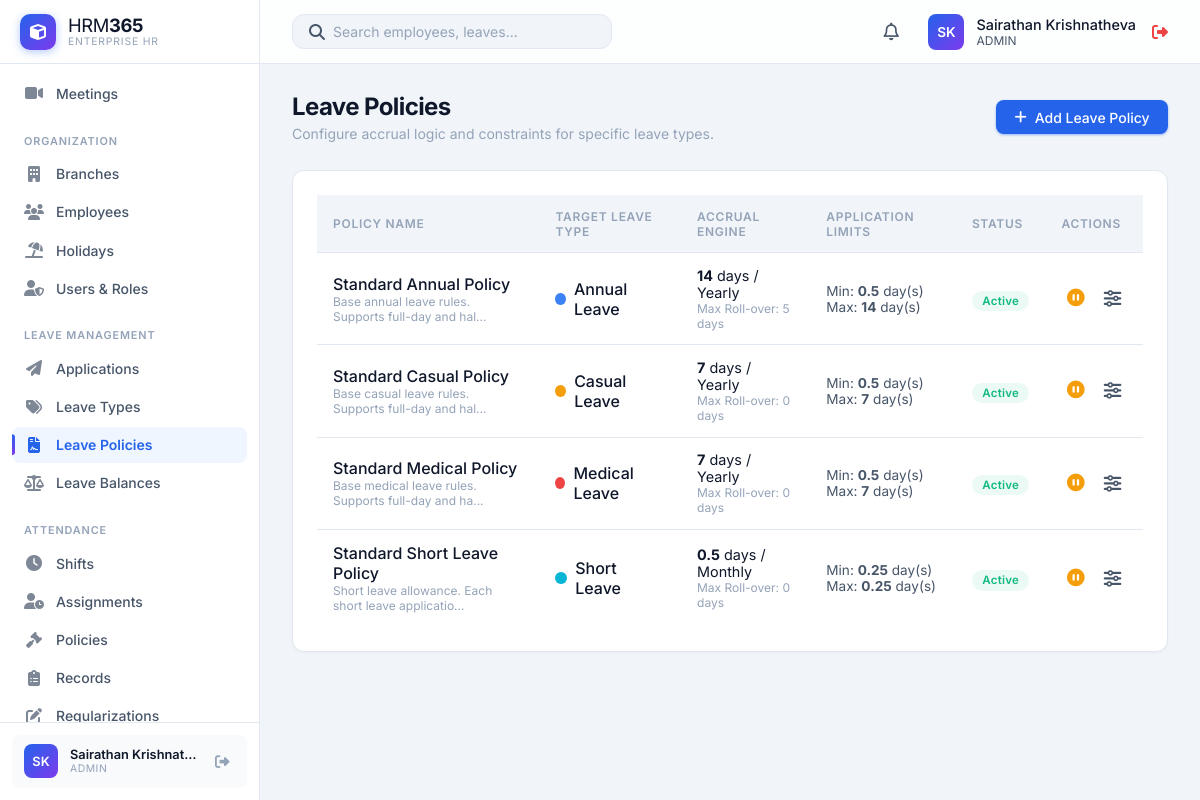
Page /HRM365/modules/leave_policies/index.php (signed in) on the committed database.
### tables this page shows
CREATE TABLE `users` (
  `id` int(11) NOT NULL,
  `username` varchar(50) NOT NULL,
  `password` varchar(255) NOT NULL,
  `full_name` varchar(100) DEFAULT NULL,
  `phone` varchar(30) DEFAULT NULL,
  `role` enum('admin','HR','manager','employee') DEFAULT 'employee',
  `status` enum('Active','Inactive') DEFAULT 'Active',
  `language` varchar(20) DEFAULT 'English',
  `department` varchar(50) DEFAULT NULL,
  `employee_id` int(11) DEFAULT NULL,
  `created_at` timestamp NOT NULL DEFAULT current_timestamp()
);

CREATE TABLE `leave_policies` (
  `id` int(11) NOT NULL,
  `name` varchar(100) NOT NULL,
  `description` text DEFAULT NULL,
  `leave_type_id` int(11) NOT NULL,
  `accrual_type` enum('Monthly','Quarterly','Yearly','Fixed allocation') NOT NULL,
  `accrual_rate` decimal(5,2) NOT NULL,
  `carry_forward_limit` int(11) DEFAULT 0,
  `min_days_per_application` decimal(5,2) DEFAULT 1.00,
  `max_days_per_application` decimal(5,2) DEFAULT 365.00,
  `status` enum('Active','Inactive') DEFAULT 'Active',
  `created_at` timestamp NOT NULL DEFAULT current_timestamp(),
  `updated_at` timestamp NOT NULL DEFAULT current_timestamp() ON UPDATE current_timestamp()
);

CREATE TABLE `leave_types` (
  `id` int(11) NOT NULL,
  `name` varchar(100) NOT NULL,
  `description` text DEFAULT NULL,
  `max_days_per_year` int(11) DEFAULT 0,
  `is_paid` tinyint(1) DEFAULT 1,
  `color` varchar(20) DEFAULT '#3b82f6',
  `status` enum('Active','Inactive') DEFAULT 'Active',
  `created_at` timestamp NOT NULL DEFAULT current_timestamp()
);

### HRM365/modules/leave_policies/index.php (the view, shortened to what the rows shown need)
<?php
require_once '../../includes/db.php';
require_once '../../includes/auth.php';
require_once '../../includes/leave_math.php';
$stmt = $pdo->query("
    SELECT p.*, t.name as leave_type_name, t.color
    FROM leave_policies p
    JOIN leave_types t ON p.leave_type_id = t.id
    ORDER BY p.name ASC
");
$policies = $stmt->fetchAll();
include '../../includes/header.php';
?>
<div class="page-header">
    <div>
        <h1 class="page-title">Leave Policies</h1>
    </div>
</div>
<div class="card">
    <div class="table-container">
        <table class="table">
            <thead>
                <tr>
                    <th>Policy Name</th>
                    <th>Target Leave Type</th>
                    <th>Accrual Engine</th>
                    <th>Application Limits</th>
                    <th>Status</th>
                    <th>Actions</th>
                </tr>
            </thead>
            <tbody>
                <?php foreach ($policies as $p): ?>
                <tr>
                    <td>
                        <div style="font-weight: 500; color: var(--text-primary);"><?php echo htmlspecialchars($p['name']); ?></div>
                        <div style="font-size: 0.75rem; color: var(--text-muted);"><?php echo htmlspecialchars(substr($p['description'], 0, 50)); ?>...</div>
                    </td>
                    <td>
                        <div style="display: flex; align-items: center; gap: 0.5rem;">
                            <div style="width: 12px; height: 12px; border-radius: 50%; background-color: <?php echo htmlspecialchars($p['color']); ?>;"></div>
                            <span style="font-weight: 500;"><?php echo htmlspecialchars($p['leave_type_name']); ?></span>
                        </div>
                    </td>
                    <td>
                        <div style="font-size: 0.9rem;"><strong><?php echo floatval($p['accrual_rate']); ?></strong> days / <?php echo htmlspecialchars($p['accrual_type']); ?></div>
                        <div style="font-size: 0.75rem; color: var(--text-muted);">Max Roll-over: <?php echo htmlspecialchars(format_leave_days(floatval($p['carry_forward_limit']))); ?> days</div>
                    </td>
                    <td>
                        <div style="font-size: 0.85rem; color: var(--text-secondary);">Min: <strong><?php echo htmlspecialchars(format_leave_days(floatval($p['min_days_per_application']))); ?></strong> day(s)</div>
                        <div style="font-size: 0.85rem; color: var(--text-secondary);">Max: <strong><?php echo htmlspecialchars(format_leave_days(floatval($p['max_days_per_application']))); ?></strong> day(s)</div>
                    </td>
                    <td>
                        <?php if ($p['status'] === 'Active'): ?>
                            <span class="status-badge status-active">Active</span>
                        <?php else: ?>
                            <span class="status-badge" style="background: var(--bg-hover); color: var(--text-muted);">Inactive</span>
                        <?php endif; ?>
                    </td>
                    <td>
                        <?php if (in_array($currentUser['role'], ['admin', 'HR'])): ?>
                            <div style="display: flex; gap: 0.5rem;">
                                <form action="toggle_status.php" method="POST" style="margin: 0;">
                                    <?php if ($p['status'] === 'Active'): ?>
                                        <button type="submit" class="action-btn" style="color: var(--accent-warning);" title="Deactivate Policy"><i class="fas fa-pause-circle"></i></button>
                                    <?php else: ?>
                                        <input type="hidden" name="status" value="Active">
                                        <button type="submit" class="action-btn" style="color: var(--accent-success);" title="Activate Policy"><i class="fas fa-play-circle"></i></button>
                                    <?php endif; ?>
                                </form>
                                <a href="edit.php?id=<?php echo $p['id']; ?>" class="action-btn" title="Edit Engine Rules"><i class="fas fa-sliders-h"></i></a>
                            </div>
                        <?php else: ?>
                            <span style="color: var(--text-muted); font-size: 0.8rem;">View only</span>
                        <?php endif; ?>
                    </td>
                </tr>
                <?php endforeach; ?>
            </tbody>
        </table>
    </div>
</div>
<?php include '../../includes/footer.php'; ?>

### HRM365/includes/header.php (shortened to what the rows shown need)
<?php
require_once __DIR__ . '/auth.php';
require_once __DIR__ . '/avatar.php';
$stylesheetPath = __DIR__ . '/../css/styles.css';
$stylesheetVersion = is_file($stylesheetPath) ? filemtime($stylesheetPath) : time();
?>
<!DOCTYPE html>
<html lang="en">
<head>
    <link rel="stylesheet" href="<?php echo app_url('css/styles.css'); ?>?v=<?php echo $stylesheetVersion; ?>">
    <link rel="stylesheet" href="https://cdnjs.cloudflare.com/ajax/libs/font-awesome/6.4.0/css/all.min.css">
</head>
<body>
    <?php include 'sidebar.php'; ?>
    <div class="main-wrapper">
        <header class="top-header">
            <div class="header-actions">
                <div class="user-profile" style="display: flex; align-items: center; gap: 1rem;">
                    <a href="<?php echo app_url('profile.php'); ?>" style="display: flex; align-items: center; gap: 0.75rem; text-decoration: none; color: inherit;">
                        <?php echo render_avatar($currentUser['first_name'] ?? null, $currentUser['last_name'] ?? null, $currentUser['profile_photo'] ?? null, $currentUser['username']); ?>
                        <div class="user-info">
                            <div style="font-size: 0.9rem; font-weight: 500; color: var(--text-primary);">
                                <?php echo htmlspecialchars($_SESSION['full_name'] ?? $currentUser['username']); ?>
                            </div>
                            <div style="font-size: 0.75rem; color: var(--text-secondary); text-transform: uppercase;">
                                <?php echo htmlspecialchars($currentUser['role']); ?>
                            </div>
                        </div>
                    </a>
                </div>
            </div>
        </header>
        <main class="content-area">

### HRM365/includes/sidebar.php (shortened to what the rows shown need)
<?php
require_once __DIR__ . '/avatar.php';
?>
<aside class="sidebar">
    <div class="sidebar-footer">
        <div class="sidebar-user">
            <?php echo render_avatar($currentUser['first_name'] ?? null, $currentUser['last_name'] ?? null, $currentUser['profile_photo'] ?? null, $currentUser['username']); ?>
            <div class="sidebar-user-info">
                <div class="sidebar-user-name"><?php echo htmlspecialchars($_SESSION['full_name'] ?? $currentUser['username']); ?></div>
                <div class="sidebar-user-role"><?php echo htmlspecialchars($currentUser['role']); ?></div>
            </div>
            <a href="<?php echo app_url('logout.php'); ?>" class="sidebar-logout" title="Logout"><i class="fas fa-sign-out-alt"></i></a>
        </div>
    </div>
</aside>

### HRM365/includes/avatar.php (shortened to what the rows shown need)
<?php
function profile_photo_url(?string $path): ?string
{
    if (empty($path)) {
        return null;
    }
    $relative = ltrim(str_replace('\\', '/', $path), '/');
    $absolute = realpath(__DIR__ . '/../' . str_replace('/', DIRECTORY_SEPARATOR, $relative));
    return app_url($relative) . '?v=' . filemtime($absolute);
}
function avatar_initials(?string $first, ?string $last, ?string $fallback = ''): string
{
    $first = trim((string) $first);
    $last = trim((string) $last);
    if ($first !== '' || $last !== '') {
        return strtoupper(substr($first, 0, 1) . substr($last, 0, 1));
    }
    $fallback = trim($fallback);
    return strtoupper(substr($fallback !== '' ? $fallback : 'U', 0, 2));
}
function render_avatar(?string $first, ?string $last, ?string $photoPath, ?string $fallback = '', string $class = 'avatar', string $style = ''): string
{
    $url = profile_photo_url($photoPath);
    $label = trim(trim((string) $first) . ' ' . trim((string) $last));
    $styleAttr = $style !== '' ? ' style="' . htmlspecialchars($style, ENT_QUOTES, 'UTF-8') . '"' : '';
    $classAttr = htmlspecialchars($class, ENT_QUOTES, 'UTF-8');
    $titleAttr = htmlspecialchars($label, ENT_QUOTES, 'UTF-8');
    return '<div class="' . $classAttr . '"' . $styleAttr . ' title="' . $titleAttr . '">' . htmlspecialchars(avatar_initials($first, $last, $fallback), ENT_QUOTES, 'UTF-8') . '</div>';
}

### rows in the picture
users: username "SK SK", role "ADMIN"
leave_policies: name "Standard Annual Policy", description "Base annual leave rules. Supports full-day and hal", leave_type.name "Annual Leave", accrual_rate "14", accrual_type "Yearly", carry_forward_limit "5", min_days_per_application "0.5", max_days_per_application "14", status "Active"
leave_policies: name "Standard Casual Policy", description "Base casual leave rules. Supports full-day and hal", leave_type.name "Casual Leave", accrual_rate "7", accrual_type "Yearly", carry_forward_limit "0", min_days_per_application "0.5", max_days_per_application "7", status "Active"
leave_policies: name "Standard Medical Policy", description "Base medical leave rules. Supports full-day and ha", leave_type.name "Medical Leave", accrual_rate "7", accrual_type "Yearly", carry_forward_limit "0", min_days_per_application "0.5", max_days_per_application "7", status "Active"
leave_policies: name "Standard Short Leave Policy", description "Short leave allowance. Each short leave applicatio", leave_type.name "Short Leave", accrual_rate "0.5", accrual_type "Monthly", carry_forward_limit "0", min_days_per_application "0.25", max_days_per_application "0.25", status "Active"

### other values in the picture
$_SESSION['full_name'] "Sairathan Krishnat…"
$_SESSION['full_name'] "Sairathan Krishnatheva"
